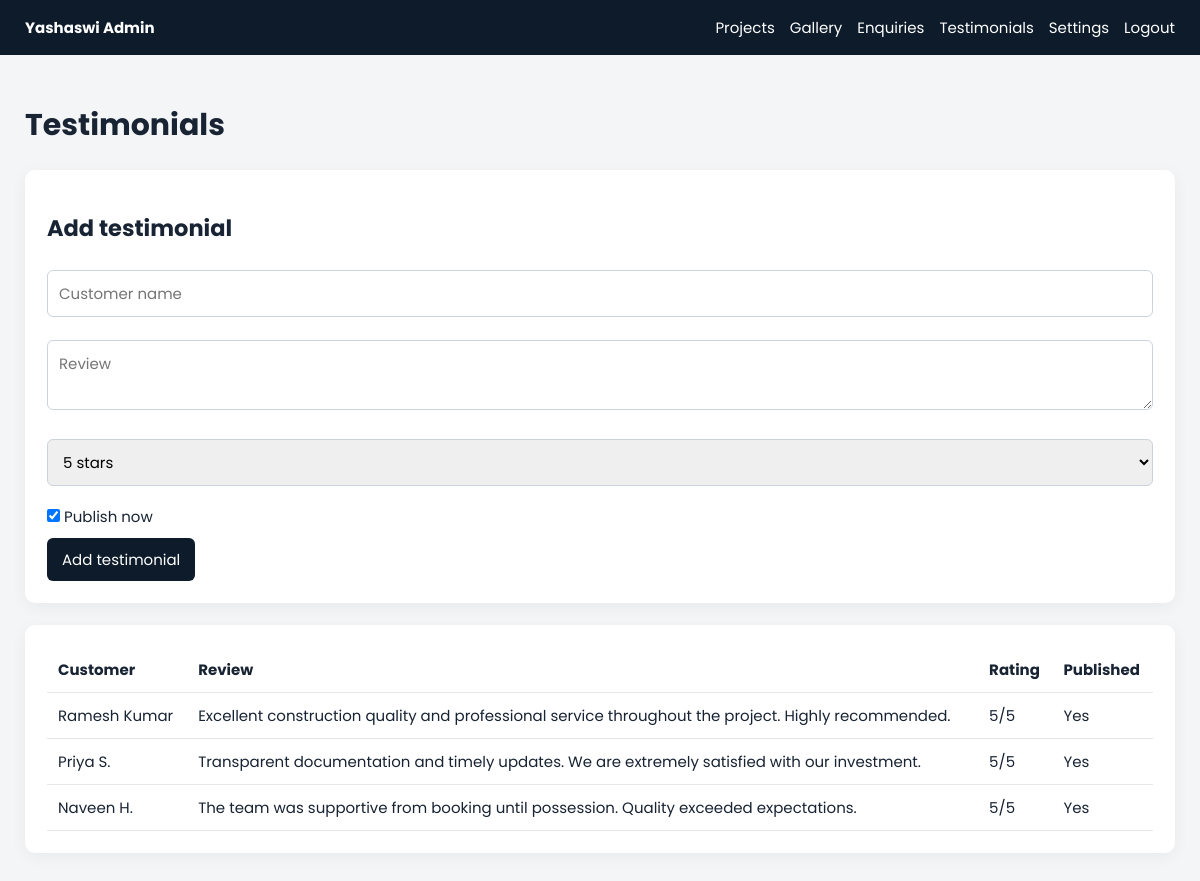
The app's page /admin/testimonials.php (signed in) with its own data.
### tables this page shows
CREATE TABLE testimonials (id INT UNSIGNED AUTO_INCREMENT PRIMARY KEY, customer_name VARCHAR(100) NOT NULL, review TEXT NOT NULL, rating TINYINT UNSIGNED NOT NULL, approved TINYINT(1) NOT NULL DEFAULT 0, created_at TIMESTAMP DEFAULT CURRENT_TIMESTAMP, CHECK (rating BETWEEN 1 AND 5));

### includes/db.php (called while the page is built, shortened)
<?php
function db(): PDO
{
    static $pdo;
    if (!$pdo instanceof PDO) {
        $pdo = new PDO('mysql:host=' . DB_HOST . ';dbname=' . DB_NAME . ';charset=utf8mb4', DB_USER, DB_PASS, [
            PDO::ATTR_ERRMODE => PDO::ERRMODE_EXCEPTION,
            PDO::ATTR_DEFAULT_FETCH_MODE => PDO::FETCH_ASSOC,
            PDO::ATTR_EMULATE_PREPARES => false,
        ]);
    }
    return $pdo;
}

### includes/functions.php (called while the page is built, shortened)
<?php
function e(?string $value): string { return htmlspecialchars((string) $value, ENT_QUOTES, 'UTF-8'); }

### admin/testimonials.php (the view)
<?php require_once __DIR__ . '/../includes/admin.php';admin_required();$error='';if($_SERVER['REQUEST_METHOD']==='POST'){verify_csrf($_POST['csrf']??null);try{$name=trim($_POST['customer_name']??'');$review=trim($_POST['review']??'');$rating=(int)($_POST['rating']??0);if(mb_strlen($name)<2||mb_strlen($review)<5||$rating<1||$rating>5)throw new RuntimeException('Enter a customer name, review and rating.');db()->prepare('INSERT INTO testimonials (customer_name,review,rating,approved) VALUES (?,?,?,?)')->execute([$name,$review,$rating,isset($_POST['approved'])?1:0]);redirect('admin/testimonials.php');}catch(Throwable $e){$error=$e->getMessage();}}$items=db()->query('SELECT * FROM testimonials ORDER BY created_at DESC')->fetchAll();admin_head('Testimonials'); ?><h1>Testimonials</h1><form class="card" method="post"><h2>Add testimonial</h2><?php if($error):?><p class="error"><?=e($error)?></p><?php endif?><input type="hidden" name="csrf" value="<?=csrf_token()?>"><input name="customer_name" placeholder="Customer name" required><textarea name="review" placeholder="Review" required></textarea><select name="rating"><?php for($i=5;$i>=1;$i--):?><option value="<?=$i?>"><?=$i?> stars</option><?php endfor?></select><label><input style="width:auto" type="checkbox" name="approved" checked> Publish now</label><br><button>Add testimonial</button></form><div class="card"><table><tr><th>Customer</th><th>Review</th><th>Rating</th><th>Published</th></tr><?php foreach($items as $item):?><tr><td><?=e($item['customer_name'])?></td><td><?=e($item['review'])?></td><td><?=e($item['rating'])?>/5</td><td><?=$item['approved']?'Yes':'No'?></td></tr><?php endforeach?></table></div><?php admin_foot(); ?>

### includes/admin.php (style rules this page uses)
body { margin:0;background:#f3f5f7;color:#182333;font:15px Poppins,Arial }
.card { background:#fff;padding:22px;border-radius:10px;box-shadow:0 4px 16px #0000000d;margin:22px 0 }
input,textarea,select { box-sizing:border-box;width:100%;padding:11px;margin:7px 0 16px;border:1px solid #ccd3dc;border-radius:6px;font:inherit }
button,.button { border:0;background:#0d1b2a;color:#fff;padding:10px 15px;border-radius:6px;text-decoration:none;font:inherit;cursor:pointer }
table { border-collapse:collapse;width:100% }
th,td { text-align:left;padding:11px;border-bottom:1px solid #e5e7eb;vertical-align:top }

### records on screen
testimonials: customer_name "Ramesh Kumar", review "Excellent construction quality and professional service throughout the project. Highly recommended.", rating "5", approved "Yes"
testimonials: customer_name "Priya S.", review "Transparent documentation and timely updates. We are extremely satisfied with our investment.", rating "5", approved "Yes"
testimonials: customer_name "Naveen H.", review "The team was supportive from booking until possession. Quality exceeded expectations.", rating "5", approved "Yes"

### other values on screen
form field rating "5 stars"
